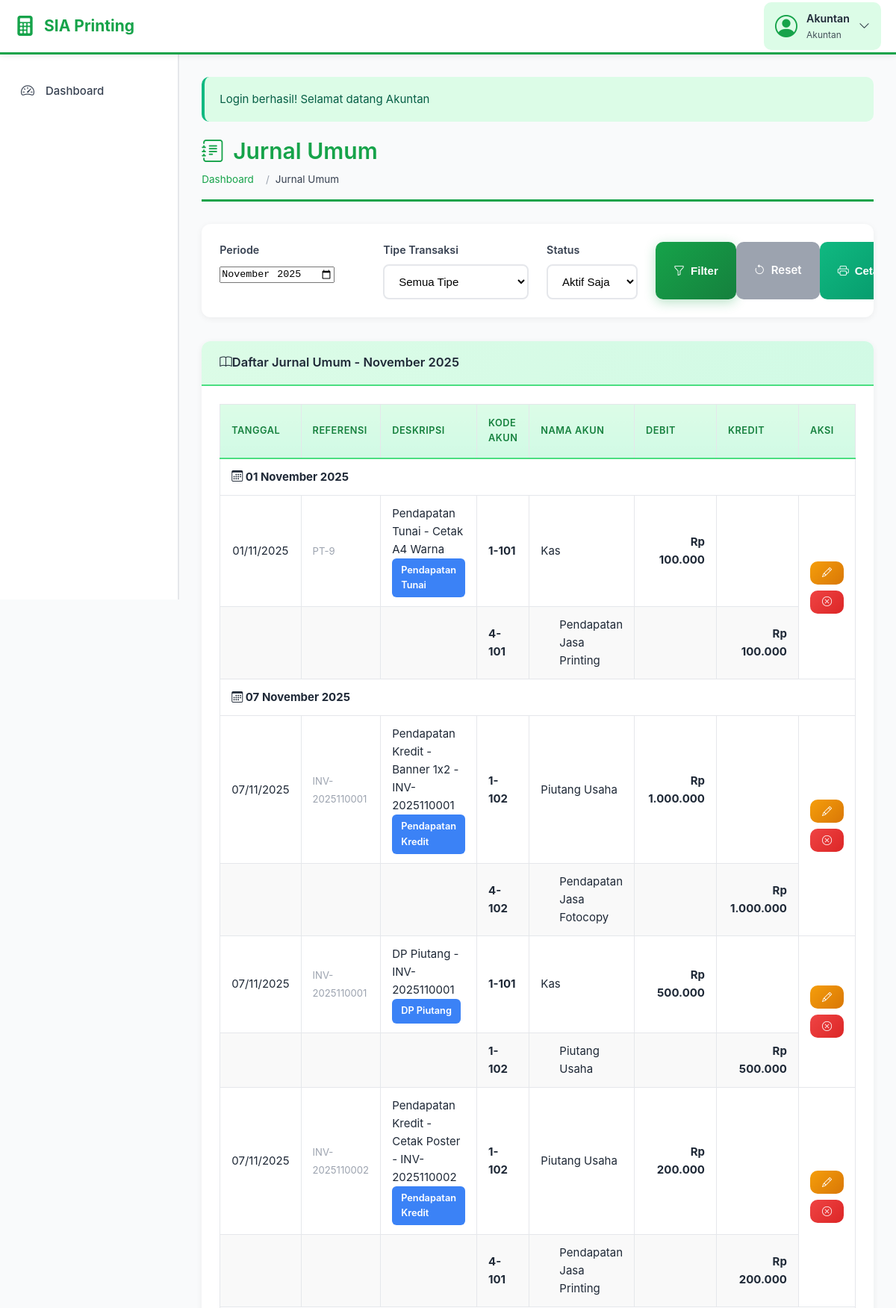
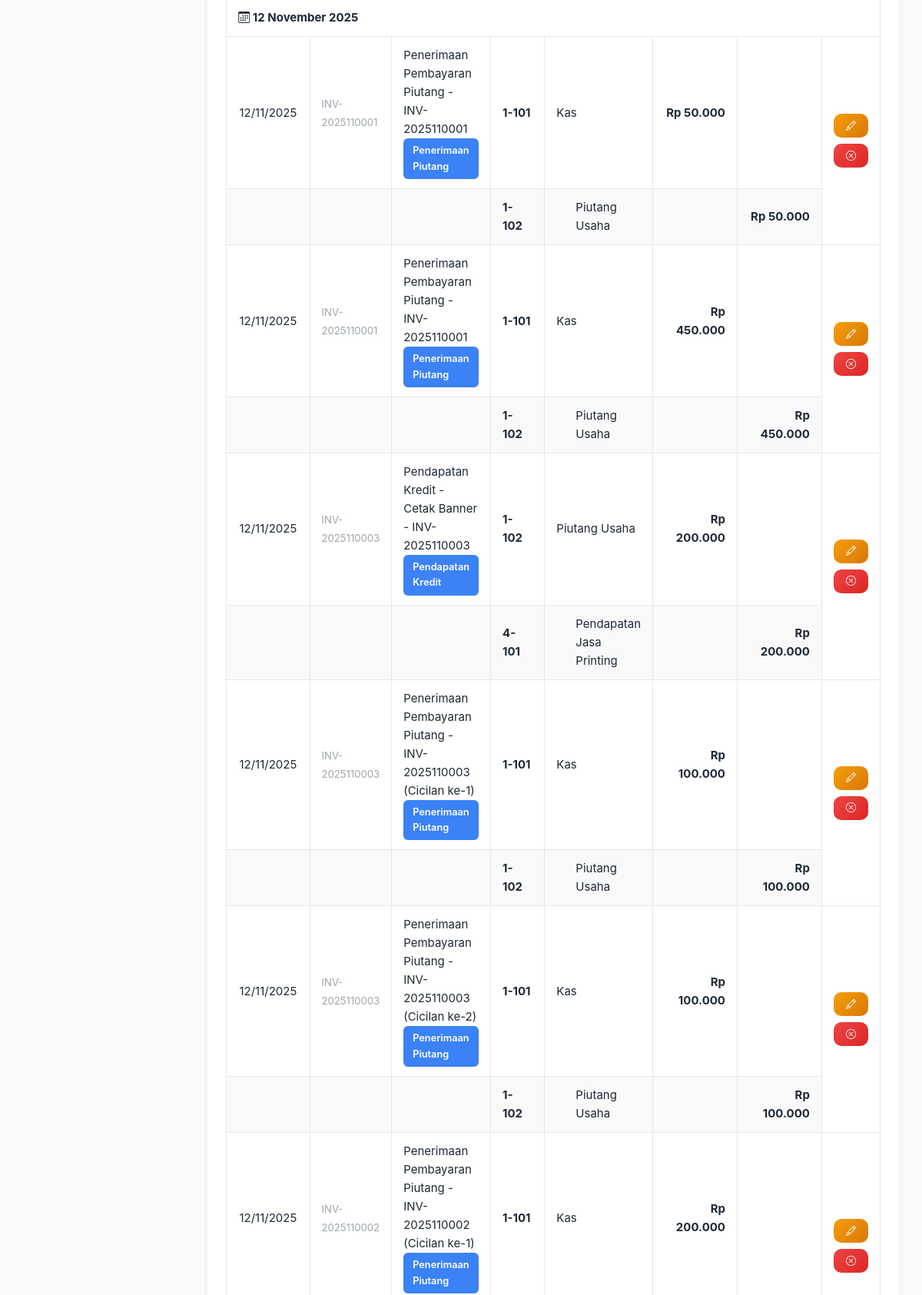
Screenshot of /jurnal-umum.php (signed in, upper part) with the database file from the repository (2 pictures, top to bottom).
### tables this page shows
CREATE TABLE `jurnal_umum` (
  `id_jurnal` int(11) NOT NULL,
  `tanggal` date NOT NULL,
  `deskripsi` text NOT NULL,
  `id_akun_debit` int(11) NOT NULL,
  `id_akun_kredit` int(11) NOT NULL,
  `nominal` decimal(15,2) NOT NULL,
  `referensi` varchar(50) DEFAULT NULL,
  `tipe_transaksi` varchar(50) DEFAULT NULL,
  `is_void` tinyint(1) DEFAULT 0,
  `voided_by` int(11) DEFAULT NULL,
  `voided_at` timestamp NULL DEFAULT NULL,
  `void_reason` text DEFAULT NULL,
  `created_at` timestamp NOT NULL DEFAULT current_timestamp()
);

CREATE TABLE `master_akun` (
  `id_akun` int(11) NOT NULL,
  `kode_akun` varchar(20) NOT NULL,
  `nama_akun` varchar(100) NOT NULL,
  `tipe_akun` enum('1-Aktiva','2-Kewajiban','3-Modal','4-Pendapatan','5-Beban') NOT NULL,
  `saldo` decimal(15,2) DEFAULT 0.00,
  `created_at` timestamp NOT NULL DEFAULT current_timestamp()
);

### jurnal-umum.php (the view, shortened to what this page needs)
<?php
require_once 'config.php';
$bulan = isset($_GET['bulan']) ? $_GET['bulan'] : date('Y-m');
$show_void = isset($_GET['show_void']) ? $_GET['show_void'] : '0';
$query = "SELECT ju.*,
          ma_debit.kode_akun as kode_debit, ma_debit.nama_akun as nama_debit,
          ma_kredit.kode_akun as kode_kredit, ma_kredit.nama_akun as nama_kredit,
          u.nama as voided_by_nama
          FROM jurnal_umum ju
          JOIN master_akun ma_debit ON ju.id_akun_debit = ma_debit.id_akun
          JOIN master_akun ma_kredit ON ju.id_akun_kredit = ma_kredit.id_akun
          LEFT JOIN users u ON ju.voided_by = u.id_user
          WHERE DATE_FORMAT(ju.tanggal, '%Y-%m') = '$bulan'";
if ($show_void == '0') {
    $query .= " AND ju.is_void = 0";
}
$query .= " ORDER BY ju.tanggal ASC, ju.id_jurnal ASC";
$result = $conn->query($query);
if ($result->num_rows > 0) {
    $temp_result = $conn->query($query);
}
include 'includes/header.php';
?>
<div class="page-title">
    <h1><i class="bi bi-journal-text me-2"></i>Jurnal Umum</h1>
    <nav aria-label="breadcrumb">
        <ol class="breadcrumb">
            <li class="breadcrumb-item"><a href="dashboard.php">Dashboard</a></li>
            <li class="breadcrumb-item active">Jurnal Umum</li>
        </ol>
    </nav>
</div>
<div class="card mb-4">
    <div class="card-body">
        <form method="GET" action="" class="row g-3">
            <div class="col-md-3">
                <label class="form-label">Periode</label>
                <input type="month" name="bulan" class="form-control" value="<?php echo $bulan; ?>">
            </div>
            <div class="col-md-3">
                <label class="form-label">Tipe Transaksi</label>
                <select name="tipe" class="form-select">
                    <option value="">Semua Tipe</option>
                </select>
            </div>
            <div class="col-md-2">
                <label class="form-label">Status</label>
                <select name="show_void" class="form-select">
                    <option value="0" <?php echo ($show_void == '0') ? 'selected' : ''; ?>>Aktif Saja</option>
                </select>
            </div>
            <div class="col-md-4 d-flex align-items-end">
                <button type="submit" class="btn btn-primary me-2">
                    <i class="bi bi-funnel me-1"></i>Filter
                </button>
                <a href="jurnal-umum.php" class="btn btn-secondary me-2">
                    <i class="bi bi-arrow-counterclockwise me-1"></i>Reset
                </a>
                <button type="button" onclick="window.print()" class="btn btn-success no-print">
                    <i class="bi bi-printer me-1"></i>Cetak
                </button>
            </div>
        </form>
    </div>
</div>
<div class="card">
    <div class="card-header d-flex justify-content-between align-items-center">
        <h5 class="mb-0">
            <i class="bi bi-book me-2"></i>Daftar Jurnal Umum
            <?php
            $nama_bulan = array(
                '01' => 'Januari', '02' => 'Februari', '03' => 'Maret', '04' => 'April',
                '05' => 'Mei', '06' => 'Juni', '07' => 'Juli', '08' => 'Agustus',
                '09' => 'September', '10' => 'Oktober', '11' => 'November', '12' => 'Desember'
            );
            $pecah_bulan = explode('-', $bulan);
            echo '- ' . $nama_bulan[$pecah_bulan[1]] . ' ' . $pecah_bulan[0];
            ?>
        </h5>
    </div>
    <div class="card-body">
        <div class="table-responsive">
            <table class="table table-bordered table-hover">
                <thead class="table-light">
                    <tr>
                        <th width="8%" class="text-center">Tanggal</th>
                        <th width="8%">Referensi</th>
                        <th width="20%">Deskripsi</th>
                        <th width="8%">Kode Akun</th>
                        <th width="18%">Nama Akun</th>
                        <th width="11%" class="text-end">Debit</th>
                        <th width="11%" class="text-end">Kredit</th>
                        <?php if (can_edit()): ?>
                        <th width="8%" class="text-center no-print">Aksi</th>
                        <?php endif; ?>
                    </tr>
                </thead>
                <tbody>
                <?php
                if ($result->num_rows > 0):
                    $current_date = '';
                    while ($row = $result->fetch_assoc()):
                        $is_void = $row['is_void'] == 1;
                        $row_class = $is_void ? 'table-danger' : '';
                        if ($current_date != $row['tanggal']) {
                            $current_date = $row['tanggal'];
                ?>
                        <tr class="table-secondary">
                            <td colspan="<?php echo can_edit() ? '8' : '7'; ?>" class="fw-bold">
                                <i class="bi bi-calendar3 me-2"></i>
                                <?php echo format_tanggal($row['tanggal']); ?>
                            </td>
                        </tr>
                <?php } ?>
                        <tr class="<?php echo $row_class; ?>">
                            <td class="text-center"><?php echo date('d/m/Y', strtotime($row['tanggal'])); ?></td>
                            <td>
                                <small class="text-muted"><?php echo $row['referensi']; ?></small>
                            </td>
                            <td>
                                <?php echo $row['deskripsi']; ?>
                                <?php if ($row['tipe_transaksi']): ?>
                                    <br><small class="badge bg-info"><?php echo $row['tipe_transaksi']; ?></small>
                                <?php endif; ?>
                            </td>
                            <td><strong><?php echo $row['kode_debit']; ?></strong></td>
                            <td><?php echo $row['nama_debit']; ?></td>
                            <td class="text-end fw-bold"><?php echo format_rupiah($row['nominal']); ?></td>
                            <td></td>
                            <?php if (can_edit()): ?>
                            <td class="text-center no-print" rowspan="2">
                                <?php if (!$is_void): ?>
                                    <button type="button" class="btn btn-sm btn-warning mb-1"
                                            onclick='editJurnal(<?php echo json_encode($row); ?>)'
                                            title="Edit">
                                        <i class="bi bi-pencil"></i>
                                    </button>
                                    <button type="button" class="btn btn-sm btn-danger"
                                            onclick="voidJurnal(<?php echo $row['id_jurnal']; ?>, '<?php echo $row['referensi']; ?>')"
                                            title="Void">
                                        <i class="bi bi-x-circle"></i>
                                    </button>
                                <?php else: ?>
                                    <span class="badge bg-secondary">Void</span>
                                <?php endif; ?>
                            </td>
                            <?php endif; ?>
                        </tr>
                        <tr class="<?php echo $row_class; ?>" style="background-color: #f9f9f9;">
                            <td></td>
                            <td></td>
                            <td></td>
                            <td><strong><?php echo $row['kode_kredit']; ?></strong></td>
                            <td style="padding-left: 40px;"><?php echo $row['nama_kredit']; ?></td>
                            <td></td>
                            <td class="text-end fw-bold"><?php echo format_rupiah($row['nominal']); ?></td>
                        </tr>
                <?php
                    endwhile;
                ?>
                <?php endif; ?>
                </tbody>
            </table>
        </div>
    </div>
</div>
<?php include 'includes/footer.php'; ?>

### assets/css/style.css (style rules this page uses)
* { margin: 0; padding: 0; box-sizing: border-box; }
:root { --primary-green: #16a34a; --dark-green: #15803d; --light-green: #4ade80; --very-light-green: #dcfce7; --accent-blue: #3b82f6; --dark-blue: #1e40af; --white: #ffffff; --off-white: #f9fafb; --light-gray: #e5e7eb; --medium-gray: #9ca3af; --dark-gray: #374151; --text-dark: #1f2937; --danger: #ef4444; --warning: #f59e0b; --success: #10b981; }
html, body { font-family: -apple-system, BlinkMacSystemFont, "Segoe UI", Roboto, "Helvetica Neue", Arial, sans-serif; background: var(--off-white); color: var(--text-dark); line-height: 1.6; font-size: 15px; }
body { min-height: 100vh; }
a { text-decoration: none; color: var(--primary-green); }
h1, h2, h3, h4, h5, h6 { font-weight: 600; line-height: 1.3; color: var(--text-dark); }
h1 { font-size: 2rem; }
h5 { font-size: 1.1rem; }
small { font-size: 0.875rem; }
.form-label { display: block; margin-bottom: 8px; font-weight: 600; color: var(--dark-gray); font-size: 0.95rem; }
.btn { padding: 14px 24px; border: none; border-radius: 10px; font-size: 1rem; font-weight: 600; cursor: pointer; transition: all 0.3s ease; display: inline-flex; align-items: center; justify-content: center; gap: 8px; text-align: center; }
.btn-primary { background: linear-gradient(135deg, var(--primary-green), var(--dark-green)); color: var(--white); width: 100%; box-shadow: 0 4px 15px rgba(22, 163, 74, 0.3); }
.page-title { margin-bottom: 30px; padding-bottom: 15px; border-bottom: 3px solid var(--primary-green); }
.page-title h1 { color: var(--primary-green); margin-bottom: 8px; display: flex; align-items: center; gap: 12px; }
.breadcrumb { display: flex; gap: 8px; font-size: 0.9rem; color: var(--medium-gray); list-style: none; }
.breadcrumb-item { display: flex; align-items: center; gap: 8px; }
.breadcrumb-item::after { content: '/'; margin-left: 8px; }
.breadcrumb-item:last-child::after { content: ''; }
.breadcrumb-item.active { color: var(--dark-gray); }
.card { background: var(--white); border-radius: 12px; box-shadow: 0 2px 8px rgba(0, 0, 0, 0.06); margin-bottom: 24px; overflow: hidden; transition: all 0.3s ease; }
.card-header { padding: 18px 24px; background: linear-gradient(135deg, var(--very-light-green), #d1fae5); border-bottom: 2px solid var(--light-green); font-weight: 600; color: var(--dark-green); }
.card-body { padding: 24px; }
.row { display: flex; flex-wrap: wrap; margin: 0 -12px; }
.col-md-2 { flex: 0 0 16.666%; max-width: 16.666%; padding: 0 12px; }
.col-md-3 { flex: 0 0 25%; max-width: 25%; padding: 0 12px; }
.col-md-4 { flex: 0 0 33.333%; max-width: 33.333%; padding: 0 12px; }
.table-responsive { overflow-x: auto; }
.table { width: 100%; border-collapse: collapse; background: var(--white); }
.table thead th { background: linear-gradient(to bottom, var(--very-light-green), #d1fae5); color: var(--dark-green); font-weight: 600; text-transform: uppercase; font-size: 0.85rem; letter-spacing: 0.5px; padding: 15px; text-align: left; border-bottom: 2px solid var(--light-green); }
.table tbody td { padding: 12px 15px; border-bottom: 1px solid var(--light-gray); }
.table-bordered { border: 1px solid var(--light-gray); }
.table-bordered th, .table-bordered td { border: 1px solid var(--light-gray); }
.btn-success { background: linear-gradient(135deg, var(--success), #059669); color: var(--white); }
.btn-warning { background: linear-gradient(135deg, var(--warning), #d97706); color: var(--white); }
.btn-danger { background: linear-gradient(135deg, var(--danger), #dc2626); color: var(--white); }
.btn-secondary { background: var(--medium-gray); color: var(--white); }
.btn-sm { padding: 8px 16px; font-size: 0.875rem; }
.badge { display: inline-block; padding: 6px 12px; font-size: 0.85rem; font-weight: 600; border-radius: 6px; }
.bg-info { background: var(--accent-blue); color: var(--white); }
.form-select { width: 100%; padding: 12px 15px; border: 2px solid var(--light-gray); border-radius: 8px; font-size: 1rem; transition: all 0.3s ease; background: var(--white); }
.text-center { text-align: center; }
.text-end { text-align: right; }
.text-muted { color: var(--medium-gray); }
.fw-bold { font-weight: 700; }
.mb-0 { margin-bottom: 0; }
.mb-1 { margin-bottom: 8px; }
.mb-4 { margin-bottom: 32px; }
.d-flex { display: flex; }
.align-items-center { align-items: center; }
.justify-content-between { justify-content: space-between; }

### rows the page displays
jurnal_umum: tanggal "01 November 2025", tanggal "01/11/2025", referensi "PT-9", deskripsi "Pendapatan Tunai - Cetak A4 Warna", tipe_transaksi "Pendapatan Tunai", id_akun_debit.kode_akun "1-101", id_akun_debit.nama_akun "Kas", nominal "Rp 100.000", id_akun_kredit.kode_akun "4-101", id_akun_kredit.nama_akun "Pendapatan Jasa Printing"
jurnal_umum: tanggal "07 November 2025", tanggal "07/11/2025", referensi "INV-2025110001", deskripsi "Pendapatan Kredit - Banner 1x2 - INV-2025110001", tipe_transaksi "Pendapatan Kredit", id_akun_debit.kode_akun "1-102", id_akun_debit.nama_akun "Piutang Usaha", nominal "Rp 1.000.000", id_akun_kredit.kode_akun "4-102", id_akun_kredit.nama_akun "Pendapatan Jasa Fotocopy"
jurnal_umum: tanggal "07/11/2025", referensi "INV-2025110001", deskripsi "DP Piutang - INV-2025110001", tipe_transaksi "DP Piutang", id_akun_debit.kode_akun "1-101", id_akun_debit.nama_akun "Kas", nominal "Rp 500.000", id_akun_kredit.kode_akun "1-102", id_akun_kredit.nama_akun "Piutang Usaha"
jurnal_umum: tanggal "07/11/2025", referensi "INV-2025110002", deskripsi "Pendapatan Kredit - Cetak Poster - INV-2025110002", tipe_transaksi "Pendapatan Kredit", id_akun_debit.kode_akun "1-102", id_akun_debit.nama_akun "Piutang Usaha", nominal "Rp 200.000", id_akun_kredit.kode_akun "4-101", id_akun_kredit.nama_akun "Pendapatan Jasa Printing"
jurnal_umum: tanggal "12 November 2025", tanggal "12/11/2025", referensi "INV-2025110001", deskripsi "Penerimaan Pembayaran Piutang - INV-2025110001", tipe_transaksi "Penerimaan Piutang", id_akun_debit.kode_akun "1-101", id_akun_debit.nama_akun "Kas", nominal "Rp 50.000", id_akun_kredit.kode_akun "1-102", id_akun_kredit.nama_akun "Piutang Usaha"
jurnal_umum: tanggal "12/11/2025", referensi "INV-2025110001", deskripsi "Penerimaan Pembayaran Piutang - INV-2025110001", tipe_transaksi "Penerimaan Piutang", id_akun_debit.kode_akun "1-101", id_akun_debit.nama_akun "Kas", nominal "Rp 450.000", id_akun_kredit.kode_akun "1-102", id_akun_kredit.nama_akun "Piutang Usaha"
jurnal_umum: tanggal "12/11/2025", referensi "INV-2025110003", deskripsi "Pendapatan Kredit - Cetak Banner - INV-2025110003", tipe_transaksi "Pendapatan Kredit", id_akun_debit.kode_akun "1-102", id_akun_debit.nama_akun "Piutang Usaha", nominal "Rp 200.000", id_akun_kredit.kode_akun "4-101", id_akun_kredit.nama_akun "Pendapatan Jasa Printing"
jurnal_umum: tanggal "12/11/2025", referensi "INV-2025110003", deskripsi "Penerimaan Pembayaran Piutang - INV-2025110003 (Cicilan ke-1)", tipe_transaksi "Penerimaan Piutang", id_akun_debit.kode_akun "1-101", id_akun_debit.nama_akun "Kas", nominal "Rp 100.000", id_akun_kredit.kode_akun "1-102", id_akun_kredit.nama_akun "Piutang Usaha"
jurnal_umum: tanggal "12/11/2025", referensi "INV-2025110003", deskripsi "Penerimaan Pembayaran Piutang - INV-2025110003 (Cicilan ke-2)", tipe_transaksi "Penerimaan Piutang", id_akun_debit.kode_akun "1-101", id_akun_debit.nama_akun "Kas", nominal "Rp 100.000", id_akun_kredit.kode_akun "1-102", id_akun_kredit.nama_akun "Piutang Usaha"
jurnal_umum: tanggal "12/11/2025", referensi "INV-2025110002", deskripsi "Penerimaan Pembayaran Piutang - INV-2025110002 (Cicilan ke-1)", tipe_transaksi "Penerimaan Piutang", id_akun_debit.kode_akun "1-101", id_akun_debit.nama_akun "Kas", nominal "Rp 200.000"

### other values shown
APP_NAME "SIA Printing"
$_SESSION['nama'] "Akuntan"
$_SESSION['user_role'] "Akuntan"
$alert['message'] "Login berhasil! Selamat datang Akuntan"
$nama_bulan[$pecah_bulan[1]] "November"
$pecah_bulan[0] "2025"
